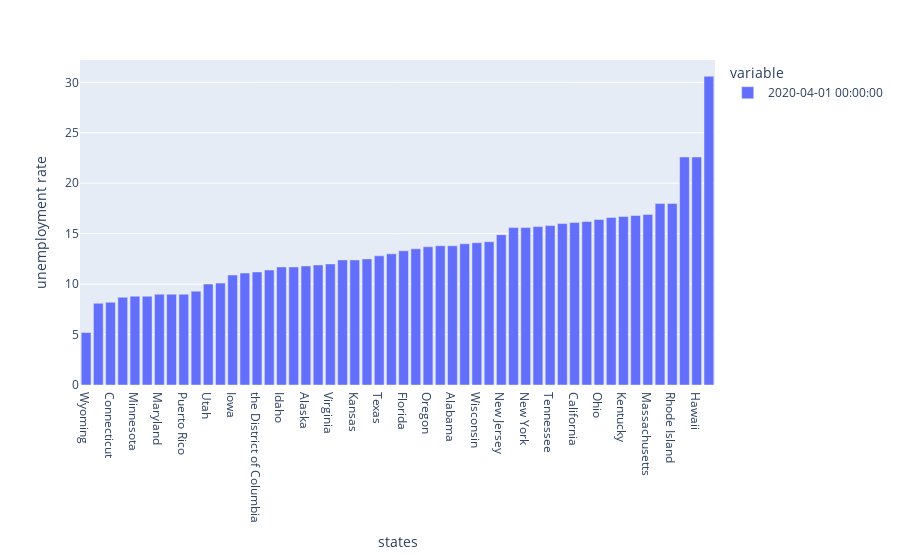

The notebook cell this image was saved under:
### Code cell
px_fig = px.bar(data_frame = april_2020_df, labels = {'value' : 'unemployment rate', 'index' : 'states'})
px_fig.show()

### Figure 1 — Plotly figure (JSON) as saved in the notebook; plotly's stock layout.template omitted (floating-point values rounded to 4 significant figures)
{"data": [{"alignmentgroup": "True", "hovertemplate": "variable=2020-04-01 00:00:00<br>states=%{x}<br>unemployment rate=%{y}<extra></extra>", "legendgroup": "2020-04-01 00:00:00", "marker": {"color": "#636efa", "pattern": {"shape": ""}}, "name": "2020-04-01 00:00:00", "offsetgroup": "2020-04-01 00:00:00", "orientation": "v", "showlegend": true, "textposition": "auto", "type": "bar", "x": ["Wyoming", "Nebraska", "Connecticut", "North Dakota", "Minnesota", "South Dakota", "Maryland", "New Mexico", "Puerto Rico", "Maine", "Utah", "Arkansas", "Iowa", "Colorado", "the District of Columbia", "Missouri", "Idaho", "South Carolina", "Alaska", "Montana", "Virginia", "Georgia", "Kansas", "Oklahoma", "Texas", "Delaware", "Florida", "Louisiana", "Oregon", "Arizona", "Alabama", "Vermont", "Wisconsin", "North Carolina", "New Jersey", "Mississippi", "New York", "West Virginia", "Tennessee", "New Hampshire", "California", "Pennsylvania", "Ohio", "Washington", "Kentucky", "Indiana", "Massachusetts", "Illinois", "Rhode Island", "Michigan", "Hawaii", "Nevada"], "xaxis": "x", "y": [5.2, 8.1, 8.2, 8.7, 8.8, 8.8, 9, 9, 9, 9.3, 10, 10.1, 10.9, 11.1, 11.2, 11.4, 11.7, 11.7, 11.8, 11.9, 12, 12.4, 12.4, 12.5, 12.8, 13, 13.3, 13.5, 13.7, 13.8, 13.8, 14, 14.1, 14.2, 14.9, 15.6, 15.6, 15.7, 15.8, 16, 16.1, 16.2, 16.4, 16.6, 16.7, 16.8, 16.9, 18, 18, 22.6, 22.6, 30.6], "yaxis": "y"}], "layout": {"barmode": "relative", "legend": {"title": {"text": "variable"}, "tracegroupgap": 0}, "margin": {"t": 60}, "xaxis": {"anchor": "y", "domain": [0, 1], "title": {"text": "states"}}, "yaxis": {"anchor": "x", "domain": [0, 1], "title": {"text": "unemployment rate"}}}}
